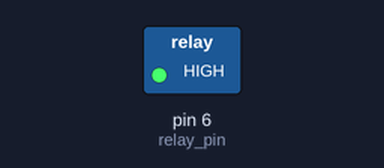
Recording of a sketch running on a simulated Arduino Uno, built with avr-gcc and run on an emulated ATmega328P. Parts: switched loads named in the sketch (green lamp = pin HIGH).

Above: at 2.5 s.
At 7.5 s:
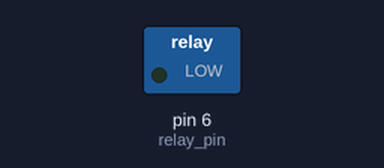
Timing chart, 0 to 13.0 s (numbered marks = the images above):
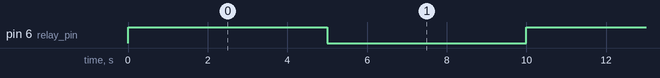

Measured:
- by itself, pin 6 (relay_pin): alternates HIGH for 5.0 s and LOW for 5.0 s

The sketch:

relay_test.ino
```cpp
// Simple sketch to test the relay

// Relay pin
const int relay_pin = 6;

void setup() {
  Serial.begin(9600);
  pinMode(relay_pin,OUTPUT);
}

void loop() {

  // Activate relay
  digitalWrite(relay_pin, HIGH);

  // Wait for 5 seconds
  delay(5000);

   // Deactivate relay
  digitalWrite(relay_pin, LOW);

  // Wait for 5 seconds
  delay(5000);
}
```
